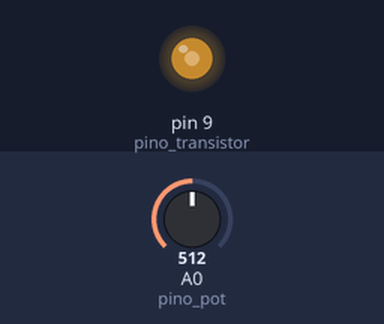
A sketch run on a simulated Arduino Uno, built with avr-gcc and run on an emulated ATmega328P. On the bench: output pins drawn as LEDs (lit = HIGH). The test bench sets the inputs (shaded band); at power-on: A0 (pino_pot) = 512.

Above: at 1.2 s.
1.3 s: A0 (pino_pot) set to 716
At 2.2 s:
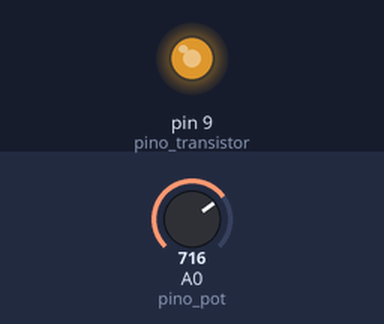
2.8 s: A0 (pino_pot) set to 900
At 3.3 s:
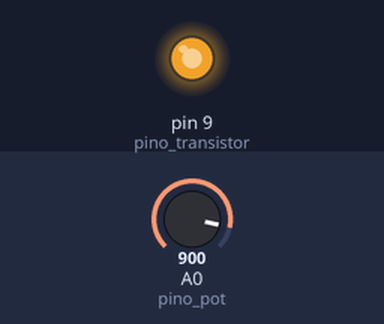
4.3 s: A0 (pino_pot) set to 122
At 5.5 s:
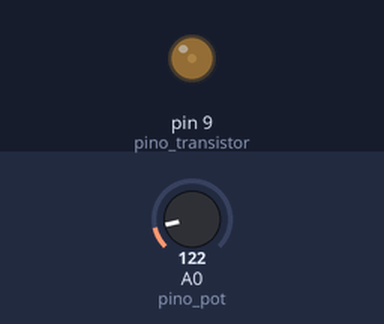
5.8 s: A0 (pino_pot) set to 0
At 6.8 s:
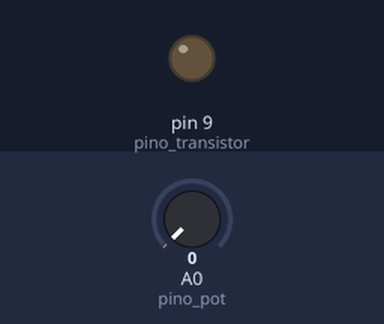
Timing chart, 0 to 8.3 s (numbered marks = the images above; inputs shaded):
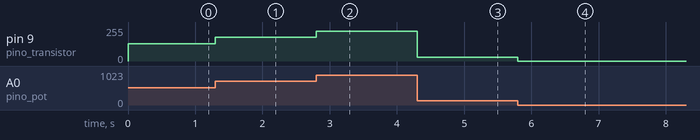

The sketch:

projeto15_motor_simples.ino
```cpp
int pino_pot = 0; // pino do potenciômetro
int pino_transistor = 9; // pino do transistor
int valor_pot = 0;


void setup(){
  pinMode(pino_transistor, OUTPUT);
}

void loop(){
  	valor_pot = analogRead(pino_pot) / 4;
    analogWrite(pino_transistor, valor_pot);
}
```

Measured:
- after the input at 1.3 s, pin 9 (pino_transistor): 128/255 → 179/255 at once
- after the input at 2.8 s, pin 9 (pino_transistor): 179/255 → 225/255 at once
- after the input at 4.3 s, pin 9 (pino_transistor): 225/255 → 30/255 at once
- after the input at 5.8 s, pin 9 (pino_transistor): 30/255 → 0/255 at once
